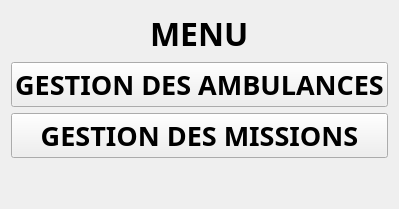
      <widget class="QWidget" name="page_17">
       <layout class="QHBoxLayout" name="horizontalLayout_68">
        <item>
         <layout class="QVBoxLayout" name="verticalLayout_43">
          <item alignment="Qt::AlignHCenter">
           <widget class="QLabel" name="label_49">
            <property name="sizePolicy">
             <sizepolicy hsizetype="Preferred" vsizetype="Maximum">
              <horstretch>0</horstretch>
              <verstretch>0</verstretch>
             </sizepolicy>
            </property>
            <property name="font">
             <font>
              <family>Quicksand SemiBold</family>
              <pointsize>24</pointsize>
              <weight>75</weight>
              <bold>true</bold>
             </font>
            </property>
            <property name="text">
             <string>MENU</string>
            </property>
           </widget>
          </item>
          <item>
           <widget class="QPushButton" name="pushButtonGDA">
            <property name="sizePolicy">
             <sizepolicy hsizetype="Minimum" vsizetype="Fixed">
              <horstretch>0</horstretch>
              <verstretch>0</verstretch>
             </sizepolicy>
            </property>
            <property name="font">
             <font>
              <family>Quicksand SemiBold</family>
              <pointsize>20</pointsize>
              <weight>75</weight>
              <bold>true</bold>
             </font>
            </property>
            <property name="text">
             <string>GESTION DES AMBULANCES</string>
            </property>
           </widget>
          </item>
          <item>
           <widget class="QPushButton" name="pushButtonGDM">
            <property name="sizePolicy">
             <sizepolicy hsizetype="Minimum" vsizetype="Fixed">
              <horstretch>0</horstretch>
              <verstretch>0</verstretch>
             </sizepolicy>
            </property>
            <property name="font">
             <font>
              <family>Quicksand SemiBold</family>
              <pointsize>20</pointsize>
              <weight>75</weight>
              <bold>true</bold>
             </font>
            </property>
            <property name="text">
             <string>GESTION DES MISSIONS</string>
            </property>
           </widget>
          </item>
          <item>
           <spacer name="verticalSpacer_25">
            <property name="orientation">
             <enum>Qt::Vertical</enum>
            </property>
            <property name="sizeType">
             <enum>QSizePolicy::Fixed</enum>
            </property>
            <property name="sizeHint" stdset="0">
             <size>
              <width>20</width>
              <height>40</height>
             </size>
            </property>
           </spacer>
          </item>
         </layout>
        </item>
       </layout>
      </widget>
